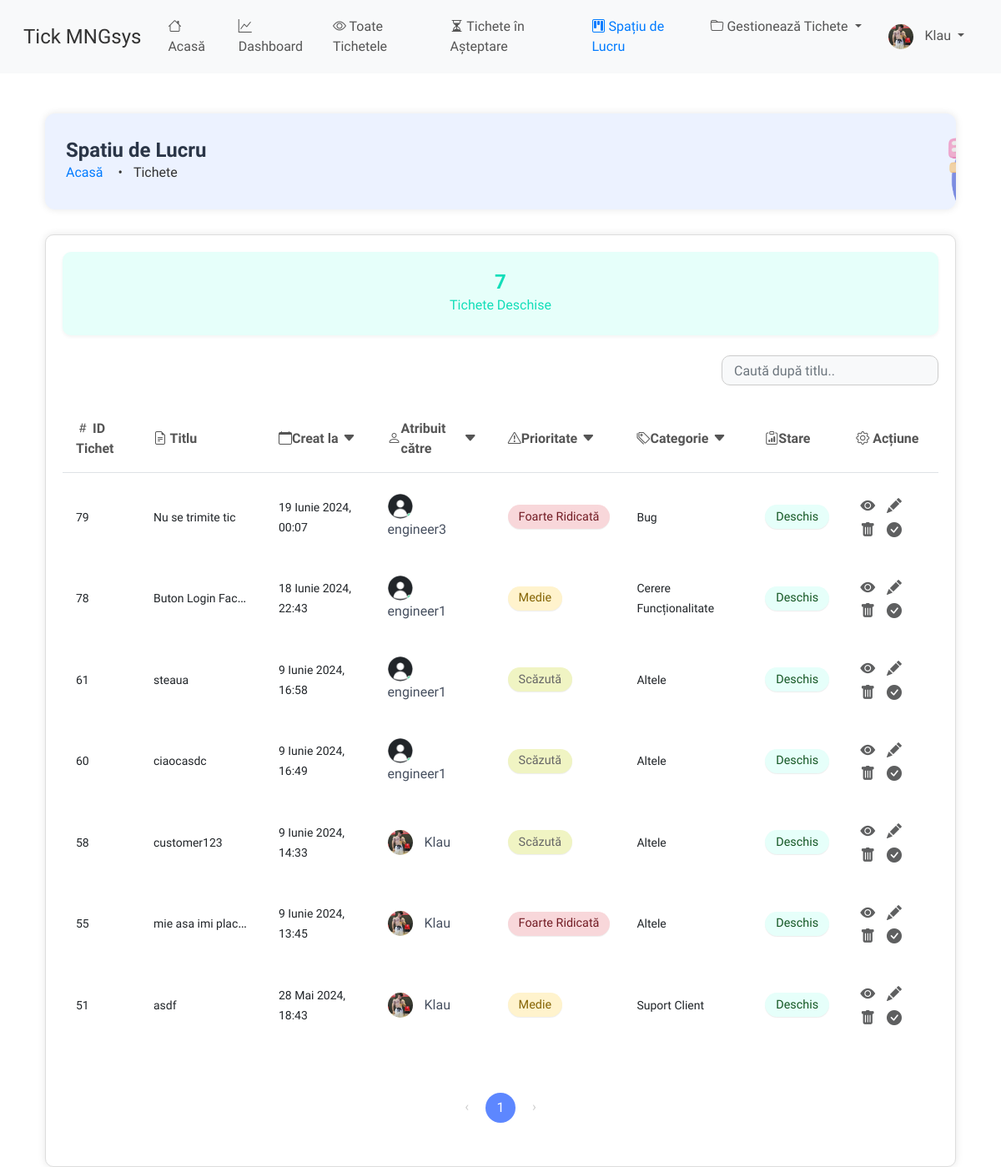
The page /ticket/workspace/ (signed in) on the database as committed earlier.
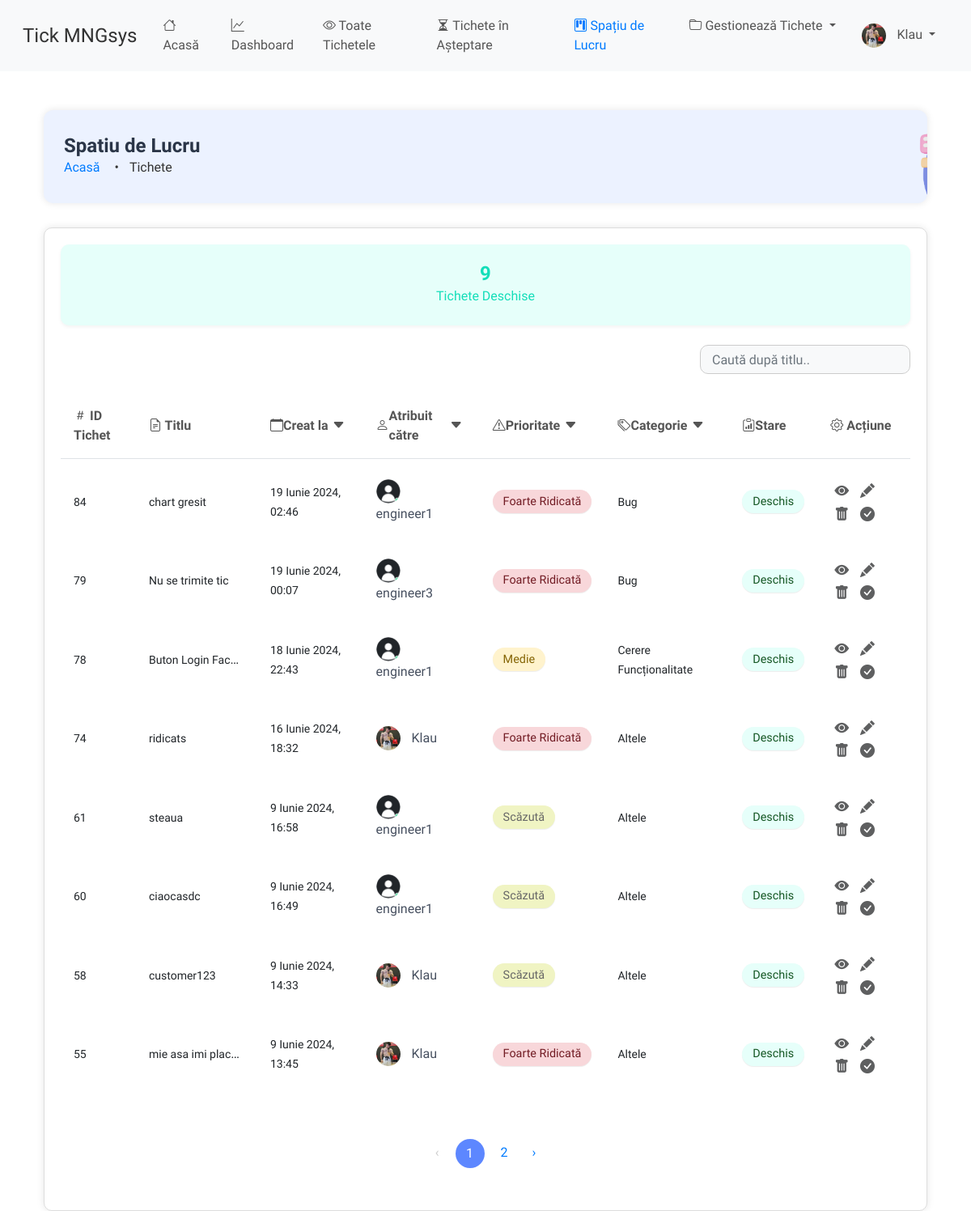
The same page on the database as committed later.
### ticket/models.py (models this page shows, shortened)
class Ticket(models.Model):
    PRIORITY_CHOICES = (
        ('Very Low', 'Foarte Scăzut'),
        ('Low', 'Scăzut'),
        ('Medium', 'Mediu'),
        ('High', 'Ridicat'),
        ('Very High', 'Foarte Ridicat'),
    )
    CATEGORY_CHOICES = (
        ('Bug', 'Bug'),
        ('Feature Request', 'Cerere Funcționalitate'),
        ('Customer Support', 'Suport Client'),
        ('Sales', 'Vânzări'),
        ('Feedback', 'Feedback'),
        ('Other', 'Altele'),
    )
    STATUS_CHOICES = (
        ('Active', 'Activ'),
        ('Completed', 'Completat'),
        ('Pending', 'În așteptare'),
    )
    id = models.AutoField(primary_key=True)
    title = models.CharField(max_length=100, validators=[MaxLengthValidator(100)], unique=True)
    description = models.TextField()
    priority = models.CharField(max_length=9, choices=PRIORITY_CHOICES, default='Low')
    category = models.CharField(max_length=20, choices=CATEGORY_CHOICES, default='Other')
    created_by = models.ForeignKey(User, on_delete=models.CASCADE, related_name='tickets_created', editable=False)
    date_created = models.DateTimeField(auto_now_add=True)
    assigned_to = models.ForeignKey(User, on_delete=models.DO_NOTHING, null=True, blank=True,
                                    related_name='tickets_assigned')
    is_resolved = models.BooleanField(default=False)
    accepted_date = models.DateTimeField(null=True, blank=True)
    closed_date = models.DateTimeField(null=True, blank=True)
    ticket_status = models.CharField(max_length=20, choices=STATUS_CHOICES, default='Pending')
    updated_at = models.DateTimeField(auto_now=True)
    class Meta:
        verbose_name = "Ticket"
        verbose_name_plural = "Tickets"
        ordering = ['-date_created']
        unique_together = ('title', 'created_by')
        indexes = [
            models.Index(fields=['priority']),
            models.Index(fields=['category']),
            models.Index(fields=['ticket_status']),
            models.Index(fields=['date_created']),
            models.Index(fields=['updated_at']),
        ]

### users/models.py (models this page shows, shortened)
class User(AbstractUser):
    is_customer = models.BooleanField(default=False)
    is_engineer = models.BooleanField(default=False)
    is_admin = models.BooleanField(default=False)  # New field for admin users
    profile_image = models.ImageField(upload_to='profile_images/', default='profile_images/default.png')

### ticket/views.py (the view)
# urls.py: path('workspace/', views.workspace, name='workspace'),
@login_required
def workspace(request):
    date = request.GET.get('date')
    assigned_to = request.GET.get('assigned_to')
    priority = request.GET.get('priority')
    category = request.GET.get('category')
    search_query = request.GET.get('search', '')
    if request.user.is_superuser or request.user.is_admin:
        tickets = Ticket.objects.filter(is_resolved=False, ticket_status='Active')
    elif request.user.is_engineer:
        tickets = Ticket.objects.filter(is_resolved=False, ticket_status='Active', assigned_to=request.user)
    else:
        tickets = Ticket.objects.none()
    if date:
        tickets = tickets.filter(date_created=date)
    if assigned_to:
        tickets = tickets.filter(assigned_to__username__icontains=assigned_to)
    if priority:
        tickets = tickets.filter(priority=priority)
    if category:
        tickets = tickets.filter(category=category)
    if search_query:
        tickets = tickets.filter(Q(title__icontains=search_query) | Q(id__icontains=search_query))
    open_tickets = tickets.count()
    paginator = Paginator(tickets, 8)  # Show 8 tickets per page
    page = request.GET.get('page')
    try:
        tickets = paginator.page(page)
    except PageNotAnInteger:
        tickets = paginator.page(1)
    except EmptyPage:
        tickets = paginator.page(paginator.num_pages)
    context = {
        'tickets': tickets,
        'open_tickets': open_tickets,
        'page': page,
        'search_query': search_query,  # Add search query to context
    }
    return render(request, 'ticket/workspace.html', context)

### templates/ticket/workspace.html (shortened to what the changed rows need)
{% extends 'base.html' %}
{% load static %}
{% block content %}
    <div class="container mt-5">
        <div class="header-box">
            <div class="header-content">
                <h1 class="header-title">Spatiu de Lucru</h1>
            </div>
        </div>
        <div class="content-box">
            <div class="row">
                <div class="col-md-12 mb-4">
                    <div class="card text-center bg-open-tickets ticket-card"
                         onclick="window.location.href='?status=Active'">
                        <div class="card-body ticket-card-body">
                            <p class="card-number ticket-card-number mb-0">{{ open_tickets }}</p>
                            <h5 class="card-title ticket-card-title mt-0">Tichete Deschise</h5>
                        </div>
                    </div>
                </div>
                <form method="get" action="{% url 'workspace' %}">
                    <div class="table-responsive">
                        <table class="table table-hover" id="ticketTable">
                            <thead class="thead-light">
                            <tr>
                                <th scope="col"><i class="bi bi-hash"></i> ID Tichet</th>
                                <th scope="col"><i class="bi bi-file-earmark-text"></i> Titlu</th>
                                <th scope="col">
                                    <div class="filter-header">
                                        <i class="bi bi-calendar"></i> Creat la
                                        <div class="dropdown">
                                            <i class="bi bi-caret-down-fill filter-arrow" id="dropdownDate"
                                               data-bs-toggle="dropdown" aria-expanded="false"></i>
                                        </div>
                                    </div>
                                </th>
                                <th scope="col">
                                    <div class="filter-header">
                                        <i class="bi bi-person"></i> Atribuit către
                                        <div class="dropdown">
                                            <i class="bi bi-caret-down-fill filter-arrow" id="dropdownAssignedTo"
                                               data-bs-toggle="dropdown" aria-expanded="false"></i>
                                        </div>
                                    </div>
                                </th>
                                <th scope="col">
                                    <div class="filter-header">
                                        <i class="bi bi-exclamation-triangle"></i> Prioritate
                                        <div class="dropdown">
                                            <i class="bi bi-caret-down-fill filter-arrow" id="dropdownPriority"
                                               data-bs-toggle="dropdown" aria-expanded="false"></i>
                                        </div>
                                    </div>
                                </th>
                                <th scope="col">
                                    <div class="filter-header">
                                        <i class="bi bi-tags"></i> Categorie
                                        <div class="dropdown">
                                            <i class="bi bi-caret-down-fill filter-arrow" id="dropdownCategory"
                                               data-bs-toggle="dropdown" aria-expanded="false"></i>
                                        </div>
                                    </div>
                                </th>
                                <th scope="col">
                                    <div class="filter-header">
                                        <i class="bi bi-clipboard-data"></i> Stare
                                    </div>
                                <th scope="col">
                                    <div id="actionIcon" class="action-icon">
                                        <i class="bi bi-gear"></i> Acțiune
                                    </div>
                                </th>
                            </tr>
                            </thead>
                            <tbody>
                            {% for ticket in tickets %}
                                <tr class="ticket-row" data-status="{{ ticket.ticket_status|lower }}">
                                    <td><small>{{ ticket.id }}</small></td>
                                    <td class="truncate"><small>{{ ticket.title }}</small></td>
                                    <td><small>{{ ticket.date_created }}</small></td>
                                    <td>
                                        {% if ticket.assigned_to %}
                                            <img src="{{ ticket.assigned_to.profile_image.url }}"
                                                 alt="Imagine Profil al {{ ticket.assigned_to.username }}"
                                                 class="profile-image">
                                            <span class="assigned-username">{{ ticket.assigned_to.username }}</span>
                                        {% else %}
                                            <small>Neatribuit</small>
                                        {% endif %}
                                    </td>
                                    <td>
                                        {% if ticket.priority == 'Very Low' %}
                                            <span class="badge badge-very-low">Foarte Scăzută</span>
                                        {% elif ticket.priority == 'Low' %}
                                            <span class="badge badge-low">Scăzută</span>
                                        {% elif ticket.priority == 'Medium' %}
                                            <span class="badge badge-medium">Medie</span>
                                        {% elif ticket.priority == 'High' %}
                                            <span class="badge badge-high">Ridicată</span>
                                        {% elif ticket.priority == 'Very High' %}
                                            <span class="badge badge-very-high">Foarte Ridicată</span>
                                        {% endif %}
                                    </td>
                                    <td><small>{{ ticket.get_category_display }}</small></td>
                                    <td>
                                        {% if ticket.ticket_status == 'Active' %}
                                            <span class="badge badge-open">Deschis</span>
                                        {% elif ticket.ticket_status == 'Pending' %}
                                            <span class="badge badge-pending">În Așteptare</span>
                                        {% elif ticket.ticket_status == 'Completed' %}
                                            <span class="badge badge-closed">Închis</span>
                                        {% endif %}
                                    </td>
                                    <td>
                                        <a href="{% url 'ticket-details' ticket.pk %}" class="btn btn-view btn-sm"
                                           title="Detalii">
                                            <i class="bi bi-eye-fill"></i>
                                        </a>
                                        {% if ticket.ticket_status == 'Completed' %}
                                            <span class="btn btn-edit btn-sm disabled" title="Editează">
                <i class="bi bi-pencil-fill text-muted"></i>
              </span>
                                        {% else %}
                                            <a href="{% url 'update-ticket' ticket.pk %}" class="btn btn-edit btn-sm"
                                               title="Editează">
                                                <i class="bi bi-pencil-fill"></i>
                                            </a>
                                        {% endif %}
                                        <a href="#" class="btn btn-delete btn-sm" data-bs-toggle="modal"
                                           data-bs-target="#deleteModal" data-ticket-id="{{ ticket.pk }}"
                                           title="Șterge">
                                            <i class="bi bi-trash-fill"></i>
                                        </a>
                                        <a href="{% url 'close-ticket' ticket.pk %}" class="btn btn-accept btn-sm"
                                           title="Rezolvă">
                                            <i class="bi bi-check-circle-fill"></i>
                                        </a>
                                    </td>
                                </tr>
                            {% endfor %}
                            </tbody>
                        </table>
                    </div>
                </form>
                <div class="pagination-container">
                    <nav aria-label="Navigare pagină exemplu">
                        <ul class="pagination">
                            {% for num in tickets.paginator.page_range %}
                                {% if num > tickets.number|add:'-4' and num < tickets.number|add:'4' %}
                                    {% if tickets.number == num %}
                                        <li class="page-item active"><a class="page-link" href="#">{{ num }}</a></li>
                                    {% else %}
                                        <li class="page-item"><a class="page-link" href="?page=
                                                {{ num }}">{{ num }}</a>
                                        </li>
                                    {% endif %}
                                {% endif %}
                            {% endfor %}
                            {% if tickets.has_next %}
                                <li class="page-item"><a class="page-link" href="?page=
                                        {{ tickets.next_page_number }}">›</a>
                                </li>
                            {% else %}
                                <li class="page-item disabled"><span class="page-link">›</span></li>
                            {% endif %}
                        </ul>
                    </nav>
                </div>
            </div>
        </div>
    </div>
{% endblock content %}

Rows that differ between the two databases and show on the page:
no longer on this page (row unchanged): Ticket: id "51", title "asdf", date_created "28 Mai 2024, 18:43", assigned_to.profile_image (picture), assigned_to.username "Klau", priority "Medie", category "Suport Client", ticket_status "Deschis"
now on this page (row edited): Ticket: id "84", title "chart gresit", date_created "19 Iunie 2024, 02:46", assigned_to.profile_image (placeholder picture), assigned_to.username "engineer1", priority "Foarte Ridicată", category "Bug", ticket_status "Deschis"
now on this page (row edited): Ticket: id "74", title "ridicats", date_created "16 Iunie 2024, 18:32", assigned_to.profile_image (picture), assigned_to.username "Klau", priority "Foarte Ridicată", category "Altele", ticket_status "Deschis"
Other text that changed with them:
{{ open_tickets }}: "7" → "9"
new list line: "2"
